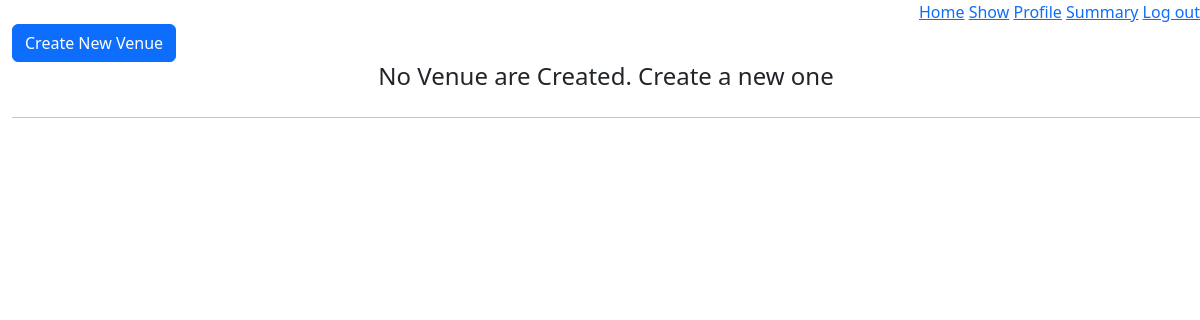
The page /admin/1/venue on the database as committed earlier.
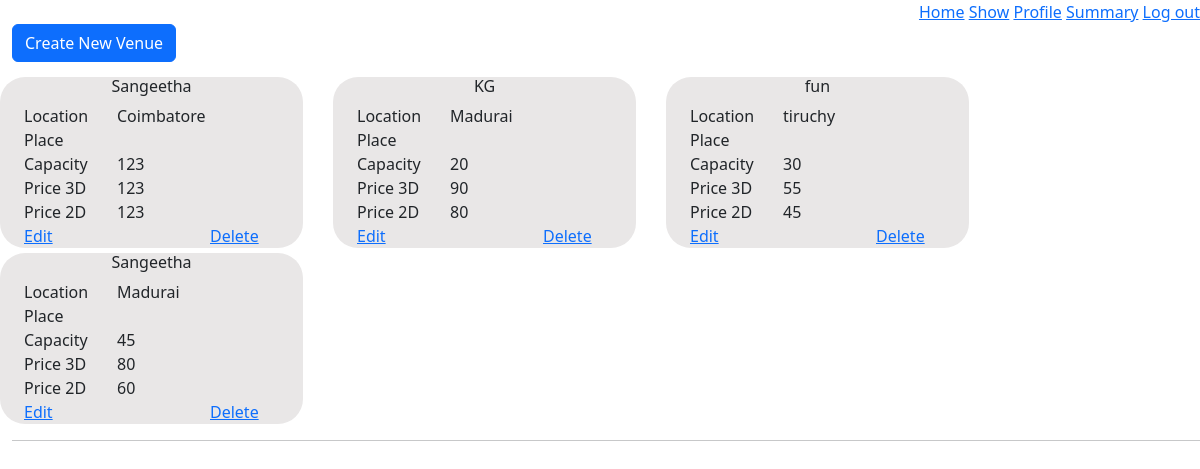
The same page on the database as committed later.
### models/module.py (models this page shows)
class Venue(db.Model):
    venue_id = db.Column(db.Integer, autoincrement=True, primary_key=True)
    venue_name = db.Column(db.String(), nullable=False)
    place = db.Column(db.String())
    location = db.Column(db.String(), nullable=False)
    max_capacity = db.Column(db.Integer, nullable=False)
    fare2D = db.Column(db.Integer, nullable=False)
    fare3D = db.Column(db.Integer, nullable=False)
    venueShows = db.relationship("Show",
                                 backref="venues",
                                 secondary="show_venue")

### application/controllers/venueAdmin.py (the view)
@app.route("/admin/<int:a_id>/venue", methods={"GET", "POST"})
def venueHome(a_id):
    if "venueError" in session:
        flash(
            "There is Still some show allocated to this Venue. So You are not allowed to delete the venue",
            "danger",
        )
        session.pop("venueError")
    allVenue = Venue.query.all()
    return render_template("admin/venueHome.html", allVenue=allVenue, adminId=a_id)

### templates/admin/VenueHome.html (shortened to what this page needs)
<!DOCTYPE html>
<html>
<head>
  <link href="https://cdn.jsdelivr.net/npm/bootstrap@5.3.0-alpha1/dist/css/bootstrap.min.css" rel="stylesheet"
 />
  <link rel="stylesheet" href="https://cdnjs.cloudflare.com/ajax/libs/font-awesome/4.7.0/css/font-awesome.min.css" />
</head>
<body>
  <div style="text-align: right">
    <a href="/admin/{{adminId}}/home">Home</a>
    <a href="/admin/{{adminId}}/show">Show</a>
    <a href="/admin/{{adminId}}/profile">Profile</a>
        <a href="/admin/{{adminId}}/summary">Summary</a>
        <a href="/admin/login">Log out</a>
  </div>
  <div style="margin-left: 1%">
    <a href="/admin/{{adminId}}/venue/create" class="btn btn-primary">Create New Venue</a>
    {% if allVenue|length ==0 %}
    <h4 style="text-align: center;">No Venue are Created. Create a new one</h4>
    {%endif%}
    <div class="row" style="margin-top: 10px">
      {%for each in allVenue%}
      <div id="small" class="col-md-3">
        <div class="container">
          <div class="row">
            <div class="col  text-center">
              <h6>{{each.venue_name}}</h6>
            </div>
          </div>
          <div class="row">
            <div class="col-md-4  ">
              <label>Location</label><br />
            </div>
            <div class="col ">
              <label>{{each.location}}</label><br />
            </div>
          </div>
          <div class="row">
            <div class="col-md-4  ">
              <label>Place</label><br />
            </div>
            <div class="col ">
              <label>{{each.place}}</label><br />
            </div>
          </div>
          <div class="row">
            <div class="col-md-4  ">
              <label>Capacity</label><br />
            </div>
            <div class="col ">
              <label>{{each.max_capacity}}</label><br />
            </div>
          </div>
          <div class="row">
            <div class="col-md-4  ">
              <label>Price 3D</label><br />
            </div>
            <div class="col ">
              <label>{{each.fare3D}}</label><br />
            </div>
          </div>
          <div class="row">
            <div class="col-md-4  ">
              <label>Price 2D</label><br />
            </div>
            <div class="col ">
              <label>{{each.fare2D}}</label><br />
            </div>
          </div>
          <div class="row">
            <div class="col ">
              <a href="/admin/{{adminId}}/venue/{{each.venue_id}}/edit">Edit</a>
            </div>
            <div class="col "></div>
            <div class="col ">
              <a href="/admin/{{adminId}}/venue/{{each.venue_id}}/delete">Delete</a>
            </div>
          </div>
        </div>
      </div>
      {%endfor%}
    </div>
    <hr />
</body>
</html>

### templates/admin/VenueHome.html (style rules this page uses)
* { box-sizing: border-box; }
#small { margin-right: 30px; margin-top: 5px; border-radius: 25px; background-color: #e9e7e7; }

Rows that differ between the two databases and show on the page:
added Venue: venue_name "Sangeetha", location "Coimbatore", max_capacity "123", fare3D "123", fare2D "123"
added Venue: venue_name "KG", location "Madurai", max_capacity "20", fare3D "90", fare2D "80"
added Venue: venue_name "fun", location "tiruchy", max_capacity "30", fare3D "55", fare2D "45"
added Venue: venue_name "Sangeetha", location "Madurai", max_capacity "45", fare3D "80", fare2D "60"
Other text that changed with them:
text no longer shown: "No Venue are Created. Create a new one"
